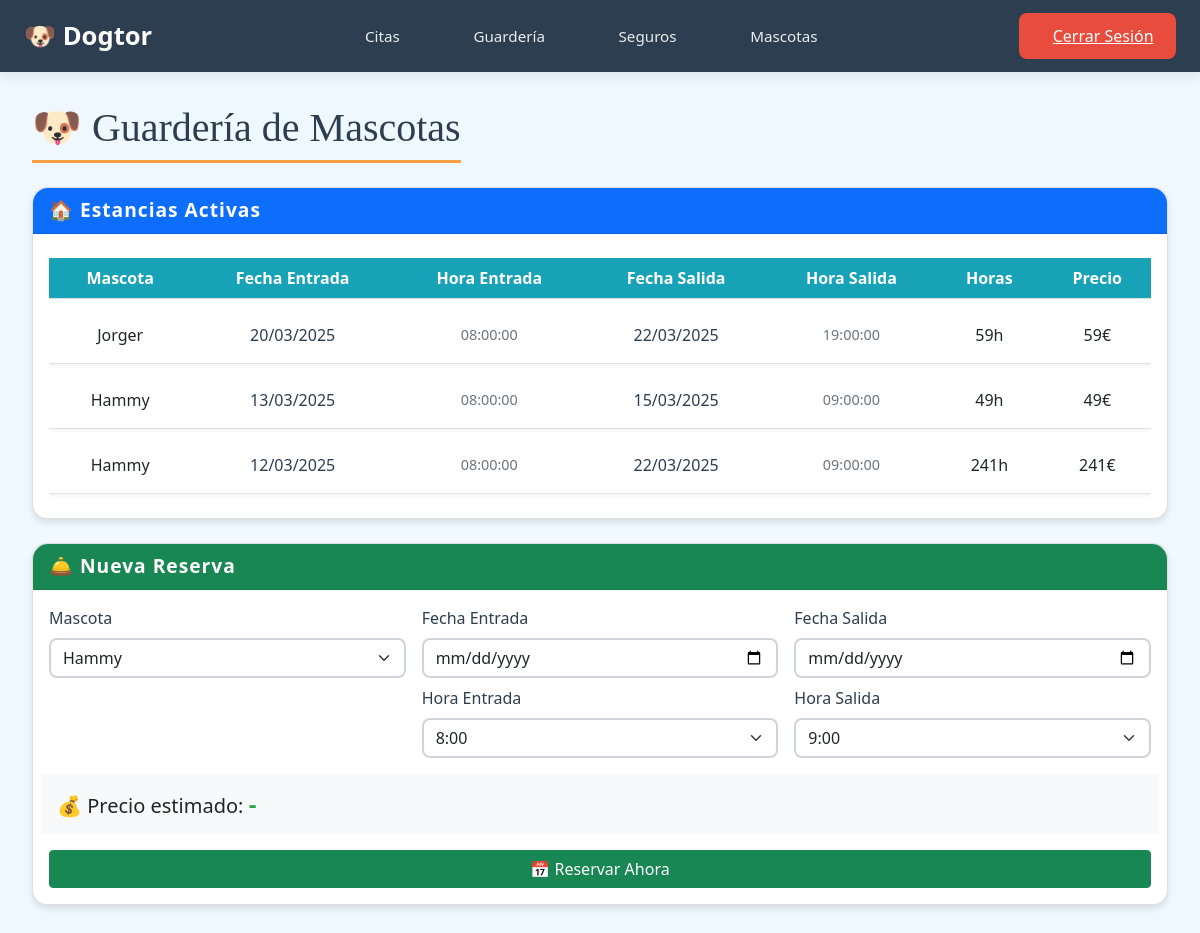
The page /Guarderia.php (signed in) on the database its author committed.
### tables this page shows
CREATE TABLE `guarderia` (
  `id` int(11) NOT NULL,
  `id_mascota` int(11) NOT NULL,
  `fecha_entrada` date NOT NULL,
  `hora_entrada` time NOT NULL,
  `fecha_salida` date NOT NULL,
  `hora_salida` time NOT NULL,
  `precio` decimal(10,2) NOT NULL,
  `fecha_registro` timestamp NOT NULL DEFAULT current_timestamp(),
  `id_cliente` int(11) NOT NULL
);

CREATE TABLE `mascotas` (
  `id_mascota` int(11) NOT NULL,
  `id_cliente` int(11) DEFAULT NULL,
  `nombre` varchar(100) NOT NULL,
  `especie` varchar(50) DEFAULT NULL,
  `raza` varchar(100) DEFAULT NULL,
  `fecha_nacimiento` date DEFAULT NULL,
  `fecha_seguro` date DEFAULT NULL,
  `fecha_expiracion` date DEFAULT NULL,
  `id_seguro` int(11) DEFAULT NULL,
  `edad` varchar(50) GENERATED ALWAYS AS (concat(timestampdiff(YEAR,`fecha_nacimiento`,curdate()),' años, ',timestampdiff(MONTH,`fecha_nacimiento`,curdate()) MOD 12,' meses')) VIRTUAL
);

### Guarderia.php (the view, shortened to what this page needs)
<?php
$conexion = conectar();
$mascotas = [];
$mascotas_alojadas = [];
try {
    $stmt = $conexion->prepare("SELECT id_mascota, nombre FROM mascotas WHERE id_cliente = ?");
    $stmt->bind_param("i", $_SESSION['user_id']);
    $stmt->execute();
    $mascotas = $stmt->get_result()->fetch_all(MYSQLI_ASSOC);
    $stmt = $conexion->prepare("
        SELECT g.*, m.nombre
        FROM guarderia g
        JOIN mascotas m ON g.id_mascota = m.id_mascota
        WHERE g.id_cliente = ?
        AND (g.fecha_salida > CURDATE() OR (g.fecha_salida = CURDATE() AND g.hora_salida > CURTIME()))
    ");
    $stmt->bind_param("i", $_SESSION['user_id']);
    $stmt->execute();
    $mascotas_alojadas = $stmt->get_result()->fetch_all(MYSQLI_ASSOC);
} catch (Exception $e) {
    $error = "Error al cargar los datos: " . $e->getMessage();
}
?>
<!DOCTYPE html>
<html lang="es">
<head>
    <link rel="stylesheet" href="https://cdn.jsdelivr.net/npm/bootstrap@5.1.3/dist/css/bootstrap.min.css">
    <link rel="stylesheet" href="css/guarderia.css">
    <link rel="stylesheet" href="css/nav.css"</head>
<body>
    <?php include 'nav.php'; ?>
    <div class="dashboard-content">
        <h1 class="mb-4">🐶 Guardería de Mascotas</h1>
        <?php if (!empty($mascotas_alojadas)) : ?>
        <div class="card mb-4">
            <div class="card-header bg-primary text-white">
                🏠 Estancias Activas
            </div>
            <div class="card-body">
                <div class="table-responsive">
                    <table class="table">
                        <thead>
                            <tr>
                                <th>Mascota</th>
                                <th>Fecha Entrada</th>
                                <th>Hora Entrada</th>
                                <th>Fecha Salida</th>
                                <th>Hora Salida</th>
                                <th>Horas</th>
                                <th>Precio</th>
                            </tr>
                        </thead>
                        <tbody>
                            <?php foreach ($mascotas_alojadas as $registro) :
                                $entrada = new DateTime($registro['fecha_entrada'] . ' ' . $registro['hora_entrada']);
                                $salida = new DateTime($registro['fecha_salida'] . ' ' . $registro['hora_salida']);
                                $intervalo = $entrada->diff($salida);
                                $horas = ($intervalo->days * 24) + $intervalo->h;
                            ?>
                            <tr>
                                <td><?= htmlspecialchars($registro['nombre']) ?></td>
                                <td><?= date('d/m/Y', strtotime($registro['fecha_entrada'])) ?></td>
                                <td><?= $registro['hora_entrada'] ?></td>
                                <td><?= date('d/m/Y', strtotime($registro['fecha_salida'])) ?></td>
                                <td><?= $registro['hora_salida'] ?></td>
                                <td><?= $horas ?>h</td>
                                <td><?= $horas ?>€</td>
                            </tr>
                            <?php endforeach; ?>
                        </tbody>
                    </table>
                </div>
            </div>
        </div>
        <?php endif; ?>
        <div class="card">
            <div class="card-header bg-success text-white">
                🛎️ Nueva Reserva
            </div>
            <div class="card-body">
                <form method="post">
                    <div class="row g-3">
                        <div class="col-md-4">
                            <label class="form-label">Mascota</label>
                            <select name="mascota_id" class="form-select" required>
                                <?php foreach ($mascotas as $mascota) : ?>
                                <option value="<?= $mascota['id_mascota'] ?>">
                                    <?= htmlspecialchars($mascota['nombre']) ?>
                                </option>
                                <?php endforeach; ?>
                            </select>
                        </div>
                        <div class="col-md-4">
                            <label class="form-label">Fecha Entrada</label>
                            <input type="date" name="fecha_entrada"
                                   class="form-control"
                                   min="<?= date('Y-m-d') ?>"
                                   required>
                            <div class="mt-2">
                                <label class="form-label">Hora Entrada</label>
                                <select name="hora_entrada" class="form-select" required>
                                    <?php for ($h = 8; $h <= 20; $h++): ?>
                                    <option value="<?= sprintf("%02d:00", $h) ?>">
                                        <?= $h ?>:00
                                    </option>
                                    <?php endfor; ?>
                                </select>
                            </div>
                        </div>
                        <div class="col-md-4">
                            <label class="form-label">Fecha Salida</label>
                            <input type="date" name="fecha_salida"
                                   class="form-control"
                                   min="<?= date('Y-m-d') ?>"
                                   required>
                            <div class="mt-2">
                                <label class="form-label">Hora Salida</label>
                                <select name="hora_salida" class="form-select" required>
                                    <?php for ($h = 9; $h <= 21; $h++): ?>
                                    <option value="<?= sprintf("%02d:00", $h) ?>">
                                        <?= $h ?>:00
                                    </option>
                                    <?php endfor; ?>
                                </select>
                            </div>
                        </div>
                        <div class="col-12 bg-light p-3 rounded">
                            <h5 class="mb-0">💰 Precio estimado:
                                <span id="precioEstimado">-</span>
                            </h5>
                        </div>
                        <div class="col-12">
                            <button type="submit" name="solicitar_guarderia"
                                    class="btn btn-success w-100">
                                📅 Reservar Ahora
                            </button>
                        </div>
                    </div>
                </form>
            </div>
        </div>
    </div>
</body>
</html>

### nav.php (shortened to what this page needs)
<nav class="main-nav">
    <div class="nav-container">
        <div class="nav-brand">
            <a href="dashboard.php">🐶 Dogtor</a>
        </div>
        <ul class="nav-menu">
            <li>
                <a href="citas.php" class="<?= basename($_SERVER['PHP_SELF']) === 'citas.php' ? 'active' : '' ?>" aria-current="<?= basename($_SERVER['PHP_SELF']) === 'citas.php' ? 'page' : '' ?>">
                    <span>Citas</span>
                </a>
            </li>
            <li>
                <a href="guarderia.php" class="<?= basename($_SERVER['PHP_SELF']) === 'guarderia.php' ? 'active' : '' ?>">
                    <span>Guardería</span>
                </a>
            </li>
            <li>
                <a href="seguros.php" class="<?= basename($_SERVER['PHP_SELF']) === 'seguros.php' ? 'active' : '' ?>">
                    <span>Seguros</span>
                </a>
            </li>
            <li>
                <a href="admin_mascota.php" class="<?= basename($_SERVER['PHP_SELF']) === 'admin_mascota.php' ? 'active' : '' ?>">
                    <span>Mascotas</span>
                </a>
            </li>
        </ul>
        <div class="nav-actions">
            <a href="logout.php" class="logout-btn">
                <span>Cerrar Sesión</span>
            </a>
        </div>
    </div>
</nav>

### css/guarderia.css (style rules this page uses)
body { background-color: #f0f8ff; min-height: 100vh; }
.dashboard-content { padding: 2rem; max-width: 1200px; margin: 0 auto; }
h1 { color: #2c3e50; font-family: 'Comic Sans MS', cursive; border-bottom: 3px solid #ff9f43; padding-bottom: 0.5rem; display: inline-block; }
.card { border-radius: 15px; box-shadow: 0 4px 6px rgba(0, 0, 0, 0.1); margin-bottom: 2rem; transition: transform 0.3s ease; }
.card-header { border-radius: 15px 15px 0 0 !important; font-size: 1.2rem; font-weight: bold; letter-spacing: 1px; }
.table { margin-bottom: 0; border-collapse: separate; border-spacing: 0 0.5rem; }
.table thead th { background-color: #17a2b8; color: white; vertical-align: middle; text-align: center; }
.table tbody tr { background-color: white; box-shadow: 0 2px 4px rgba(0, 0, 0, 0.05); }
.table td { text-align: center; vertical-align: middle; padding: 1rem; }
.table td:nth-child(2), .table td:nth-child(4) { font-weight: 500; color: #2c3e50; }
.table td:nth-child(3), .table td:nth-child(5) { color: #6c757d; font-size: 0.9em; }
.form-label { font-weight: 500; color: #2c3e50; margin-bottom: 0.5rem; }
.form-select, .form-control { border-radius: 8px; border: 2px solid #ced4da; transition: border-color 0.3s ease; }
#precioEstimado { color: #28a745; font-weight: bold; font-size: 1.2em; }

### css/nav.css (style rules this page uses)
.main-nav { background: #2c3e50; color: white; padding: 0.8rem 0; box-shadow: 0 2px 15px rgba(0, 0, 0, 0.1); position: relative; z-index: 1000; }
.nav-container { max-width: 1200px; margin: 0 auto; display: flex; justify-content: space-between; align-items: center; padding: 0 1.5rem; }
.nav-brand { font-size: 1.6rem; font-weight: 600; transition: transform 0.3s ease; }
.nav-brand a { color: white; text-decoration: none; display: flex; align-items: center; gap: 0.5rem; }
.nav-menu { display: flex; gap: 1.5rem; margin: 0; padding: 0; list-style: none; }
.nav-menu a { color: rgba(255, 255, 255, 0.9); text-decoration: none; display: flex; align-items: center; gap: 0.7rem; padding: 0.7rem 1.2rem; border-radius: 8px; transition: all 0.3s cubic-bezier(0.4, 0, 0.2, 1); font-size: 0.95rem; position: relative; }
.logout-btn { background: #e74c3c; color: white; padding: 0.7rem 1.4rem; border-radius: 8px; display: flex; align-items: center; gap: 0.7rem; transition: all 0.3s ease; }
.nav-menu a:not(.logout-btn)::after { content: ''; position: absolute; bottom: -5px; left: 0; width: 0; height: 2px; background: white; transition: width 0.3s ease; }

### rows shown on the page
guarderia: id_mascota.nombre "Jorger", fecha_entrada "20/03/2025", hora_entrada "08:00:00", fecha_salida "22/03/2025", hora_salida "19:00:00", horas "59"
guarderia: id_mascota.nombre "Hammy", fecha_entrada "13/03/2025", hora_entrada "08:00:00", fecha_salida "15/03/2025", hora_salida "09:00:00", horas "49"
guarderia: id_mascota.nombre "Hammy", fecha_entrada "12/03/2025", hora_entrada "08:00:00", fecha_salida "22/03/2025", hora_salida "09:00:00", horas "241"

### other values the page prints
form field mascota_id "Hammy"
form field hora_entrada "8:00"
form field hora_salida "9:00"
